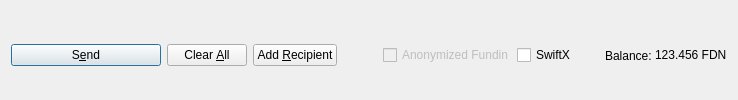
         <widget class="QFrame" name="frame_Send">
          <layout class="QHBoxLayout" name="horizontalLayout">
           <property name="bottomMargin">
            <number>0</number>
           </property>
           <item>
            <widget class="QPushButton" name="sendButton">
             <property name="minimumSize">
              <size>
               <width>150</width>
               <height>0</height>
              </size>
             </property>
             <property name="toolTip">
              <string>Confirm the send action</string>
             </property>
             <property name="text">
              <string>S&amp;end</string>
             </property>
             <property name="icon">
              <iconset resource="../fundin.qrc">
               <normaloff>:/icons/send</normaloff>:/icons/send</iconset>
             </property>
             <property name="autoDefault">
              <bool>false</bool>
             </property>
             <property name="default">
              <bool>true</bool>
             </property>
            </widget>
           </item>
           <item>
            <widget class="QPushButton" name="clearButton">
             <property name="sizePolicy">
              <sizepolicy hsizetype="Minimum" vsizetype="Fixed">
               <horstretch>0</horstretch>
               <verstretch>0</verstretch>
              </sizepolicy>
             </property>
             <property name="toolTip">
              <string>Clear all fields of the form.</string>
             </property>
             <property name="text">
              <string>Clear &amp;All</string>
             </property>
             <property name="icon">
              <iconset resource="../fundin.qrc">
               <normaloff>:/icons/remove</normaloff>:/icons/remove</iconset>
             </property>
             <property name="autoDefault">
              <bool>false</bool>
             </property>
            </widget>
           </item>
           <item>
            <widget class="QPushButton" name="addButton">
             <property name="toolTip">
              <string>Send to multiple recipients at once</string>
             </property>
             <property name="text">
              <string>Add &amp;Recipient</string>
             </property>
             <property name="icon">
              <iconset resource="../fundin.qrc">
               <normaloff>:/icons/add</normaloff>:/icons/add</iconset>
             </property>
             <property name="autoDefault">
              <bool>false</bool>
             </property>
            </widget>
           </item>
           <item>
            <spacer name="horizontalSpacer">
             <property name="orientation">
              <enum>Qt::Horizontal</enum>
             </property>
             <property name="sizeHint" stdset="0">
              <size>
               <width>40</width>
               <height>20</height>
              </size>
             </property>
            </spacer>
           </item>
           <item>
            <layout class="QHBoxLayout" name="horizontalLayout_2">
             <property name="spacing">
              <number>3</number>
             </property>
             <item>
              <widget class="QCheckBox" name="checkzFDN">
               <property name="enabled">
                <bool>false</bool>
               </property>
               <property name="text">
                <string>Anonymized Fundin</string>
               </property>
              </widget>
             </item>
             <item>
              <widget class="QCheckBox" name="checkSwiftTX">
               <property name="enabled">
                <bool>true</bool>
               </property>
               <property name="minimumSize">
                <size>
                 <width>85</width>
                 <height>0</height>
                </size>
               </property>
               <property name="text">
                <string>SwiftX</string>
               </property>
              </widget>
             </item>
             <item>
              <widget class="QLabel" name="labelForBalance">
               <property name="text">
                <string>Balance:</string>
               </property>
              </widget>
             </item>
             <item>
              <widget class="QLabel" name="labelBalance">
               <property name="sizePolicy">
                <sizepolicy hsizetype="Preferred" vsizetype="Fixed">
                 <horstretch>0</horstretch>
                 <verstretch>0</verstretch>
                </sizepolicy>
               </property>
               <property name="cursor">
                <cursorShape>IBeamCursor</cursorShape>
               </property>
               <property name="text">
                <string notr="true">123.456 FDN</string>
               </property>
               <property name="textInteractionFlags">
                <set>Qt::LinksAccessibleByMouse|Qt::TextSelectableByKeyboard|Qt::TextSelectableByMouse</set>
               </property>
              </widget>
             </item>
            </layout>
           </item>
          </layout>
         </widget>
